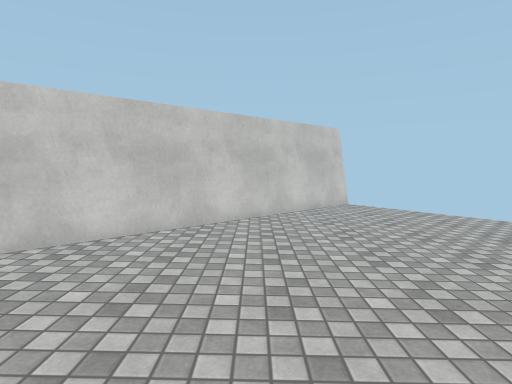
View 1 (above)

12 first-person views from a walk through a Unity game level. The camera is 1.4 m above the floor, tilts 6° down and sees 80° across. The floor is counted in squares, 1 m on a side. Each view is taken from the middle of a square. On the plan, view 1 faces up. The plan holds only what a view shows up to about 14 squares ahead; the rest is blank. The place goes on beyond the plan. Surface patterns are stand-ins for the level's own textures.

View 2
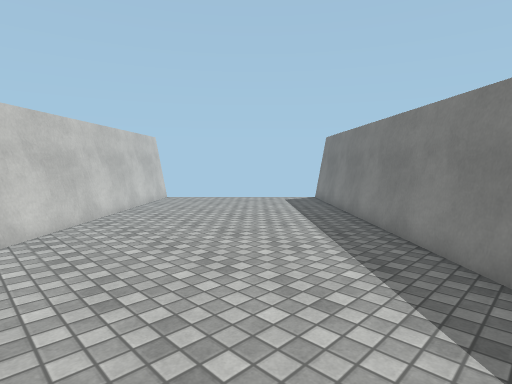

View 3
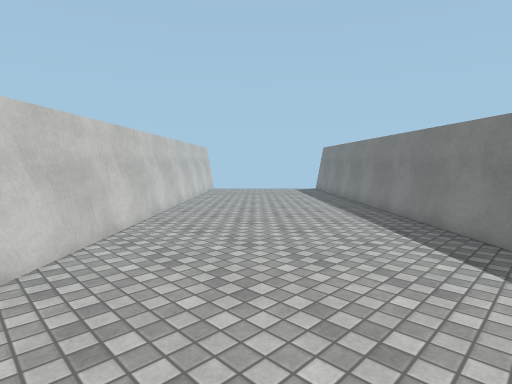

View 4
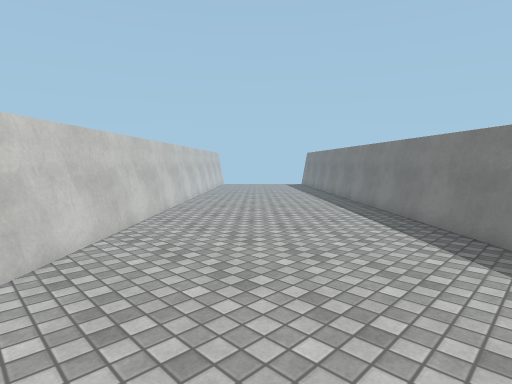

View 5
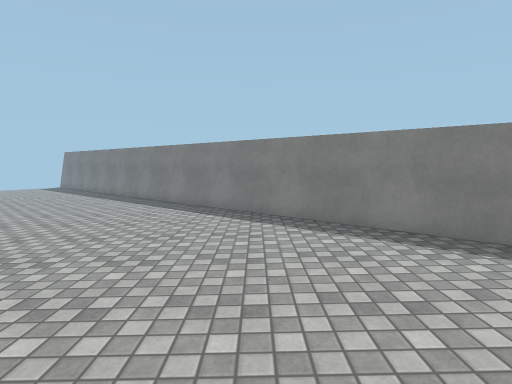

View 6
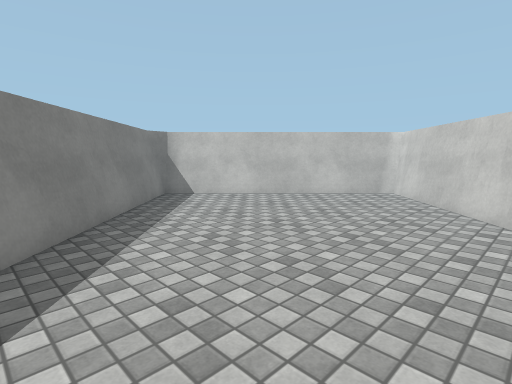

View 7
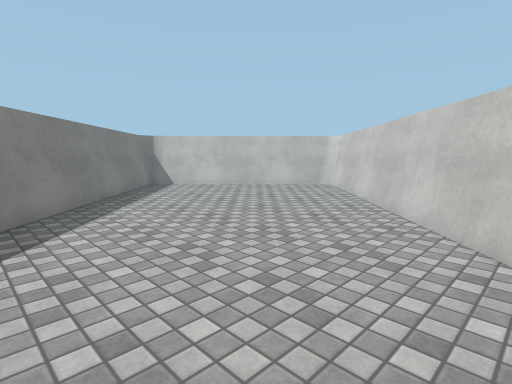

View 8
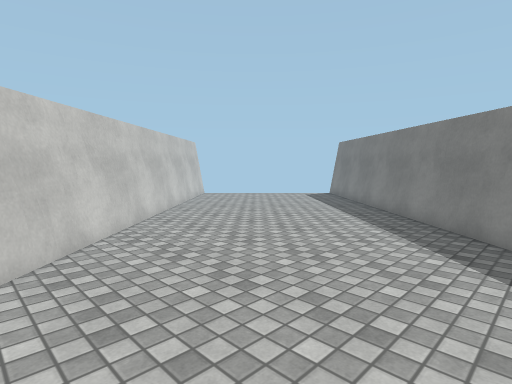

View 9
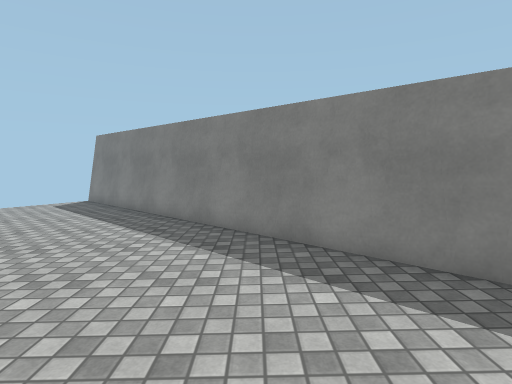

View 10
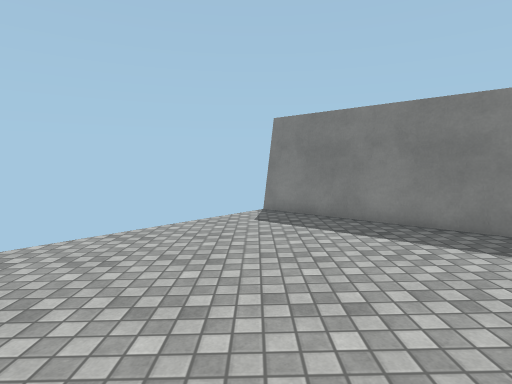

View 11
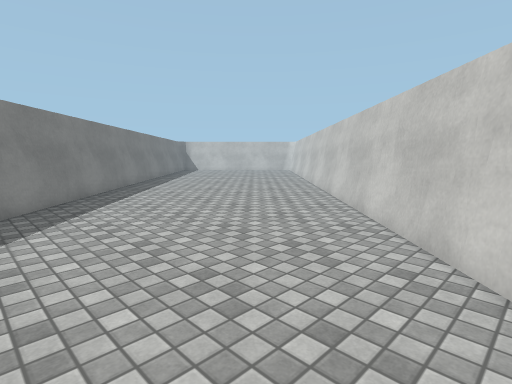

View 12
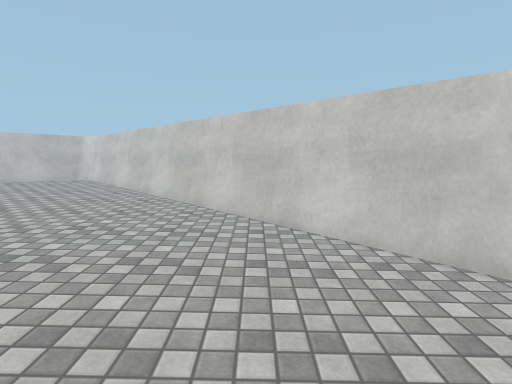

### Floor plan
Key: @ floor where view 1 was taken; # wall or solid block; . main floor; : floor 0.25 m higher than the main floor; - floor 0.25 m lower than the main floor; + floor 0.5 m higher than the main floor; / step, stairs or slope.
Columns run from 18 left of view 1 to 9 right of it. Each row starts with its distance up from view 1.
 12                     ##
 11                    ##/-
 10                   ##/---
  9                  ##/-----
  8                 ##/-------
  7                ##/---------
  6               ##/.--------/#
  5              ##/...------/##
  4             ##/.....----/##
  3            ##/.......--/##
  2           ##/........./##
  1          ##/........./##
  0         ##/::.....@./##
 -1        ##/::::...../##
 -2       ##/::::::.../##
 -3      ##/::::::::./##
 -4     ##/:::::::::/##
 -5    ##/+::::::::/##
 -6   ##/+++::::::/##
 -7  ##/+++++::::/##
 -8 ##/+++++++::/##
 -9 #/+++++++++/##
-10 #+++++++++/##
-11 ##+++++++/##
-12  ##+++++/##
-13   ##+++/##
-14    ##+/##
-15     ####

Where each view was taken, in squares from view 1:
view 1: 0 up, 0 right, facing up
view 2: 2 down, 4 left, facing up-right
view 3: 6 down, 10 left, facing up-right
view 4: 11 down, 15 left, facing up-right
view 5: 10 down, 17 left, facing right
view 6: 6 down, 8 left, facing down-left
view 7: 3 down, 7 left, facing down-left
view 8: 3 down, 7 left, facing up-right
view 9: 1 down, 5 left, facing right
view 10: 7 up, 1 left, facing right
view 11: 4 up, 1 left, facing down-left
view 12: 2 down, 4 left, facing left
